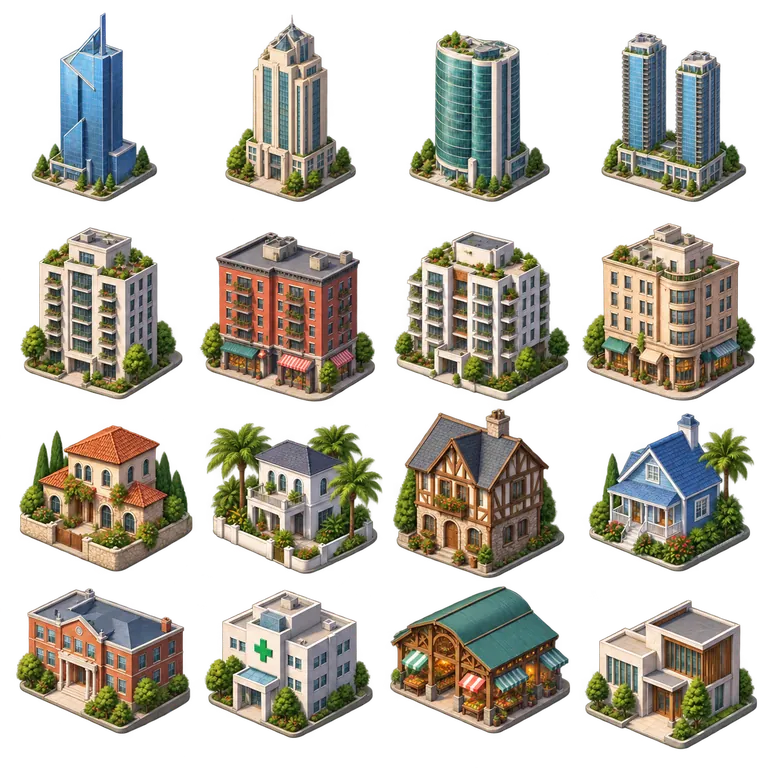
#> input picture HaqiCombatSim/assets/adventure/earth/earth-buildings-f2000a5f78ec-natural-v2.webp, 768 x 768 px; its folder holds only this picture in this run
$ python prepare_earth_city_ground.py ../assets/adventure/earth/earth-buildings-f2000a5f78ec-natural-v2.webp
#> lines starting #> are read from the running program, lines starting #| are printed output that depends on the picture
"""Split one inspected city painting into four independently budgeted WebP resources."""
import argparse,hashlib,io,json
from pathlib import Path
from PIL import Image
parser=argparse.ArgumentParser();parser.add_argument('source');args=parser.parse_args()
root=Path(__file__).resolve().parents[1];source=Path(args.source);im=Image.open(source).convert('RGB');assert im.width==im.height and im.width%2==0
#> after `im = Image.open(source).convert('RGB')`:
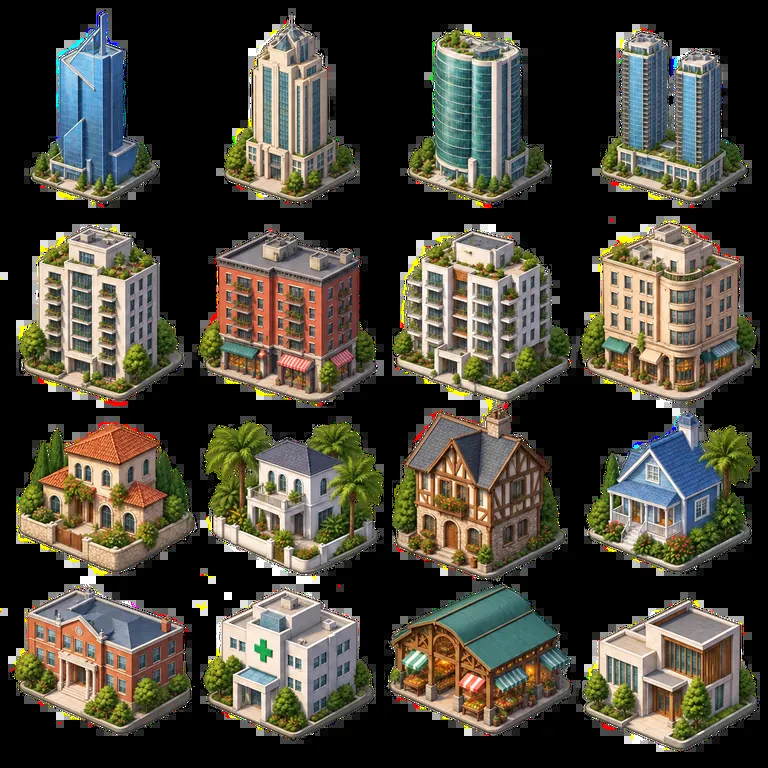
#> im: PIL image 768x768 RGB; mean R, G, B 71.9, 68.4, 57.1
#> (the run stopped early here; a loop or call above may not have finished)
